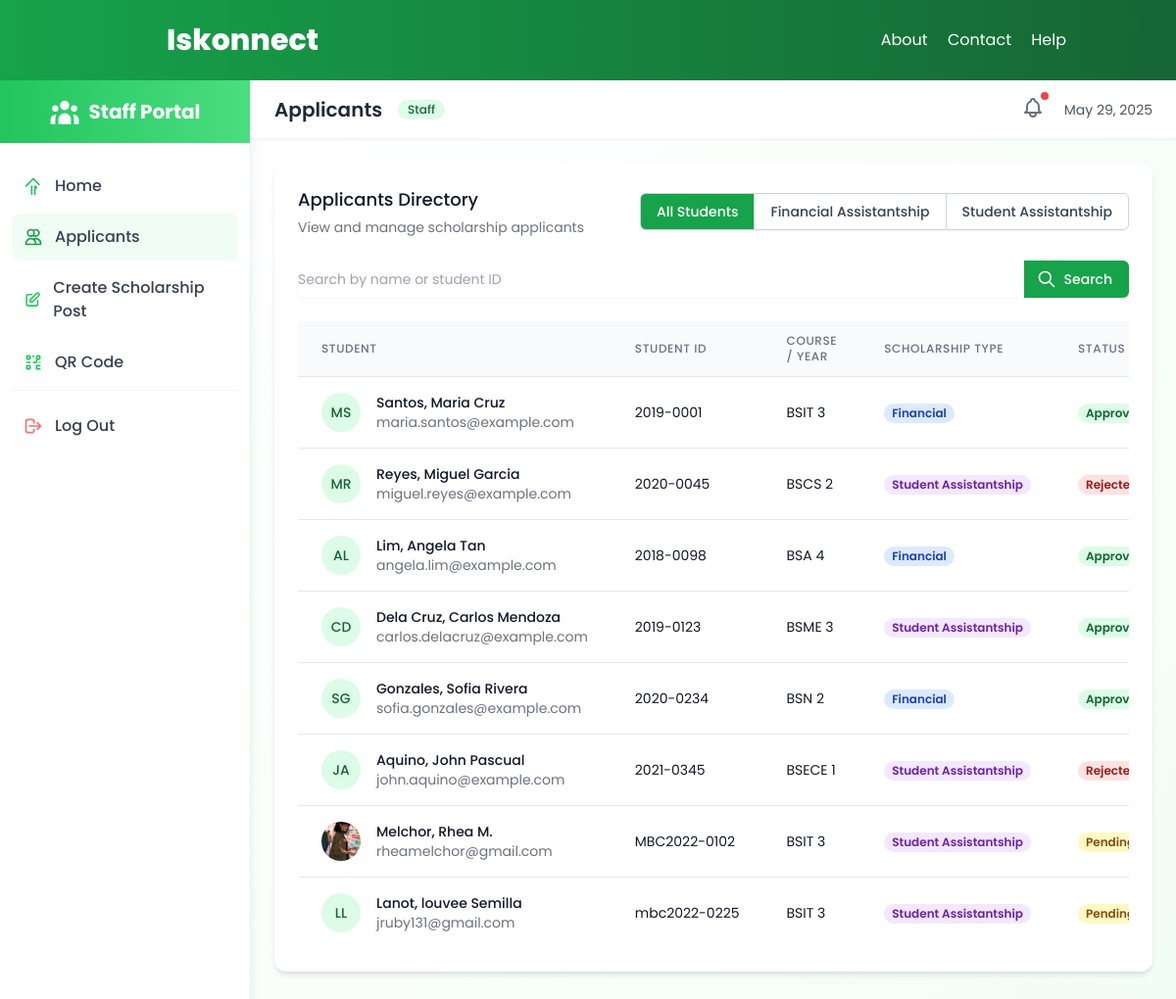
The page /staff/students.php (signed in) on the database its author committed.
### tables this page shows
CREATE TABLE `students` (
  `id` int(11) NOT NULL,
  `scholarship_type` varchar(50) DEFAULT NULL,
  `last_name` varchar(100) DEFAULT NULL,
  `first_name` varchar(100) DEFAULT NULL,
  `middle_name` varchar(100) DEFAULT NULL,
  `course_yr` varchar(50) DEFAULT NULL,
  `civil_status` varchar(50) DEFAULT NULL,
  `photo` varchar(255) DEFAULT NULL,
  `gender` varchar(10) DEFAULT NULL,
  `date_of_birth` date DEFAULT NULL,
  `place_of_birth` varchar(100) DEFAULT NULL,
  `student_id` varchar(50) DEFAULT NULL,
  `address` varchar(255) DEFAULT NULL,
  `residence_type` varchar(50) DEFAULT NULL,
  `guardian_name` varchar(100) DEFAULT NULL,
  `telephone` varchar(50) DEFAULT NULL,
  `religion` varchar(50) DEFAULT NULL,
  `existing_scholarship` varchar(100) DEFAULT NULL,
  `mobile` varchar(50) DEFAULT NULL,
  `email` varchar(100) DEFAULT NULL,
  `is_pwd` varchar(5) DEFAULT NULL,
  `disability_type` varchar(100) DEFAULT NULL,
  `parent_status` varchar(50) DEFAULT NULL,
  `father_name` varchar(100) DEFAULT NULL,
  `father_age` int(3) DEFAULT NULL,
  `father_address` varchar(255) DEFAULT NULL,
  `father_tel` varchar(50) DEFAULT NULL,
  `father_mobile` varchar(50) DEFAULT NULL,
  `father_email` varchar(100) DEFAULT NULL,
  `father_occupation` varchar(100) DEFAULT NULL,
  `father_company` varchar(100) DEFAULT NULL,
  `father_income` decimal(10,2) DEFAULT NULL,
  `father_years_service` int(3) DEFAULT NULL,
  `father_education` varchar(100) DEFAULT NULL,
  `father_school` varchar(100) DEFAULT NULL,
  `father_unemployment_reason` text DEFAULT NULL,
  `mother_name` varchar(100) DEFAULT NULL,
  `mother_age` int(3) DEFAULT NULL,
  `mother_address` varchar(255) DEFAULT NULL,
  `mother_tel` varchar(50) DEFAULT NULL,
  `mother_mobile` varchar(50) DEFAULT NULL,
  `mother_email` varchar(100) DEFAULT NULL,
  `mother_occupation` varchar(100) DEFAULT NULL,
  `mother_company` varchar(100) DEFAULT NULL,
  `mother_income` decimal(10,2) DEFAULT NULL,
  `mother_years_service` int(3) DEFAULT NULL,
  `mother_education` varchar(100) DEFAULT NULL,
  `mother_school` varchar(100) DEFAULT NULL,
  `mother_unemployment_reason` text DEFAULT NULL,
  `working_siblings` int(3) DEFAULT NULL,
  `studying_siblings` int(3) DEFAULT NULL,
  `total_siblings` int(3) DEFAULT NULL,
  `house_rental` decimal(10,2) DEFAULT NULL,
  `food_grocery` decimal(10,2) DEFAULT NULL,
  `car_loan` decimal(10,2) DEFAULT NULL,
  `other_loan` decimal(10,2) DEFAULT NULL,
  `school_bus` decimal(10,2) DEFAULT NULL,
  `transportation` decimal(10,2) DEFAULT NULL,
  `education_plan` decimal(10,2) DEFAULT NULL,
  `insurance_policy` decimal(10,2) DEFAULT NULL,
  `health_insurance` decimal(10,2) DEFAULT NULL,
  `govt_loans` decimal(10,2) DEFAULT NULL,
  `clothing` decimal(10,2) DEFAULT NULL,
  `utilities` decimal(10,2) DEFAULT NULL,
  `communication` decimal(10,2) DEFAULT NULL,
  `helper_count` int(3) DEFAULT NULL,
  `helper_expense` decimal(10,2) DEFAULT NULL,
  `driver_count` int(3) DEFAULT NULL,
  `driver_expense` decimal(10,2) DEFAULT NULL,
  `medicines` decimal(10,2) DEFAULT NULL,
  `doctors_fee` decimal(10,2) DEFAULT NULL,
  `hospitalization` decimal(10,2) DEFAULT NULL,
  `recreation` decimal(10,2) DEFAULT NULL,
  `other_monthly_expenses` decimal(10,2) DEFAULT NULL,
  `total_monthly_expenses` decimal(10,2) DEFAULT NULL,
  `annual_monthly_expenses` decimal(10,2) DEFAULT NULL,
  `tuition` decimal(10,2) DEFAULT NULL,
  `withholding_tax` decimal(10,2) DEFAULT NULL,
  `govt_contributions` decimal(10,2) DEFAULT NULL,
  `other_annual_expenses` decimal(10,2) DEFAULT NULL,
  `annual_expenses_subtotal` decimal(10,2) DEFAULT NULL,
  `total_annual_expenses` decimal(10,2) DEFAULT NULL,
  `parents_annual_pay` decimal(10,2) DEFAULT NULL,
  `siblings_annual_pay` decimal(10,2) DEFAULT NULL,
  `business_income` decimal(10,2) DEFAULT NULL,
  `land_rental_income` decimal(10,2) DEFAULT NULL,
  `property_rental_income` decimal(10,2) DEFAULT NULL,
  `pension_income` decimal(10,2) DEFAULT NULL,
  `commission_income` decimal(10,2) DEFAULT NULL,
  `relative_support` decimal(10,2) DEFAULT NULL,
  `bank_deposits` decimal(10,2) DEFAULT NULL,
  `other_income` decimal(10,2) DEFAULT NULL,
  `total_annual_income` decimal(10,2) DEFAULT NULL,
  `secondary_school` varchar(100) DEFAULT NULL,
  `school_location` varchar(100) DEFAULT NULL,
  `year_graduated` varchar(20) DEFAULT NULL,
  `general_average` varchar(20) DEFAULT NULL,
  `honors_awards` text DEFAULT NULL,
  `reference1_name` varchar(100) DEFAULT NULL,
  `reference1_relationship` varchar(50) DEFAULT NULL,
  `reference1_contact` varchar(50) DEFAULT NULL,
  `reference2_name` varchar(100) DEFAULT NULL,
  `reference2_relationship` varchar(50) DEFAULT NULL,
  `reference2_contact` varchar(50) DEFAULT NULL,
  `req_photo` tinyint(1) DEFAULT 0,
  `req_itr` tinyint(1) DEFAULT 0,
  `req_ofw` tinyint(1) DEFAULT 0,
  `req_grades` tinyint(1) DEFAULT 0,
  `req_moral` tinyint(1) DEFAULT 0,
  `req_letter` tinyint(1) DEFAULT 0,
  `req_schedule` tinyint(1) DEFAULT 0,
  `office_received` varchar(100) DEFAULT NULL,
  `office_screened` varchar(100) DEFAULT NULL,
  `office_remarks` text DEFAULT NULL,
  `status` varchar(20) DEFAULT 'Pending',
  `created_at` timestamp NOT NULL DEFAULT current_timestamp(),
  `updated_at` timestamp NOT NULL DEFAULT current_timestamp() ON UPDATE current_timestamp(),
  `batch_number` varchar(50) DEFAULT NULL,
  `batch_date` date DEFAULT NULL,
  `processed_by` varchar(100) DEFAULT NULL
);

### staff/students.php (the view, shortened to what the rows shown need)
<?php
include '../components/conn.php';
$query = "SELECT * FROM students";
$result = mysqli_query($conn, $query);
?>
<?php include '../components/header.php'; ?>
<div class="flex h-screen bg-white overflow-hidden">
    <div class="w-64 bg-white border-r border-green-100 flex flex-col shadow-lg z-10 relative">
        <div class="p-4 mb-2 bg-gradient-to-r from-green-500 to-green-400 text-white">
            <div class="flex items-center justify-center">
                <h1 class="text-xl font-bold">Staff Portal</h1>
            </div>
        </div>
    </div>
    <div class="flex-1 overflow-y-auto bg-gradient-to-br from-white to-green-50 relative">
        <div class="bg-white shadow-sm border-b border-gray-100 px-6 py-3 flex items-center justify-between sticky top-0 z-10">
            <div class="flex items-center">
                <h2 class="text-xl font-semibold text-gray-800">Applicants</h2>
            </div>
        </div>
        <div class="p-6 animate__animated animate__fadeIn">
            <div class="bg-white rounded-xl shadow-md overflow-hidden">
                <div class="p-6">
                    <?php if (isset($error)): ?>
                        <div class="bg-red-50 border-l-4 border-red-400 p-4 mb-6">
                            <div class="flex">
                                <div class="flex-shrink-0">
                                    <svg class="h-5 w-5 text-red-400" fill="none" stroke="currentColor" viewBox="0 0 24 24" xmlns="http://www.w3.org/2000/svg">
                                        <path stroke-linecap="round" stroke-linejoin="round" stroke-width="2" d="M12 8v4m0 4h.01M21 12a9 9 0 11-18 0 9 9 0 0118 0z"></path>
                                    </svg>
                                </div>
                                <div class="ml-3">
                                    <p class="text-sm text-red-700">
                                        Error: <?php echo $error; ?>
                                    </p>
                                </div>
                            </div>
                        </div>
                    <?php else: ?>
                        <div class="overflow-x-auto">
                            <table class="min-w-full divide-y divide-gray-200">
                                <thead class="bg-gray-50">
                                    <tr>
                                        <th scope="col" class="px-6 py-3 text-left text-xs font-medium text-gray-500 uppercase tracking-wider">Student</th>
                                        <th scope="col" class="px-6 py-3 text-left text-xs font-medium text-gray-500 uppercase tracking-wider">Student ID</th>
                                        <th scope="col" class="px-6 py-3 text-left text-xs font-medium text-gray-500 uppercase tracking-wider">Course / Year</th>
                                        <th scope="col" class="px-6 py-3 text-left text-xs font-medium text-gray-500 uppercase tracking-wider">Scholarship Type</th>
                                        <th scope="col" class="px-6 py-3 text-left text-xs font-medium text-gray-500 uppercase tracking-wider">Status</th>
                                    </tr>
                                </thead>
                                <tbody class="bg-white divide-y divide-gray-200">
                                    <?php while ($row = mysqli_fetch_assoc($result)): ?>
                                        <tr class="hover:bg-gray-50">
                                            <td class="px-6 py-4 whitespace-nowrap">
                                                <div class="flex items-center">
                                                    <div class="flex-shrink-0 h-10 w-10">
                                                        <?php if (!empty($row['photo'])): ?>
                                                            <img class="h-10 w-10 rounded-full object-cover" src="<?php echo htmlspecialchars('../uploads/' . $row['photo']); ?>" alt="">
                                                        <?php else: ?>
                                                            <div class="h-10 w-10 rounded-full bg-green-100 flex items-center justify-center">
                                                                <span class="text-green-800 font-medium text-sm">
                                                                    <?php echo strtoupper(substr($row['first_name'], 0, 1) . substr($row['last_name'], 0, 1)); ?>
                                                                </span>
                                                            </div>
                                                        <?php endif; ?>
                                                    </div>
                                                    <div class="ml-4">
                                                        <div class="text-sm font-medium text-gray-900">
                                                            <?php echo htmlspecialchars($row['last_name'] . ', ' . $row['first_name'] . ' ' . $row['middle_name']); ?>
                                                        </div>
                                                        <div class="text-sm text-gray-500">
                                                            <?php echo htmlspecialchars($row['email']); ?>
                                                        </div>
                                                    </div>
                                                </div>
                                            </td>
                                            <td class="px-6 py-4 whitespace-nowrap">
                                                <div class="text-sm text-gray-900"><?php echo htmlspecialchars($row['student_id']); ?></div>
                                            </td>
                                            <td class="px-6 py-4 whitespace-nowrap">
                                                <div class="text-sm text-gray-900"><?php echo htmlspecialchars($row['course_yr']); ?></div>
                                            </td>
                                            <td class="px-6 py-4 whitespace-nowrap">
                                                <?php if ($row['scholarship_type'] == 'Financial Assistantship'): ?>
                                                    <span class="px-2 inline-flex text-xs leading-5 font-semibold rounded-full bg-blue-100 text-blue-800">
                                                        Financial
                                                    </span>
                                                <?php else: ?>
                                                    <span class="px-2 inline-flex text-xs leading-5 font-semibold rounded-full bg-purple-100 text-purple-800">
                                                        Student Assistantship
                                                    </span>
                                                <?php endif; ?>
                                            </td>
                                            <td class="px-6 py-4 whitespace-nowrap">
                                                <?php
                                                switch ($row['status']) {
                                                    case 'Approved':
                                                        echo '<span class="px-2 inline-flex text-xs leading-5 font-semibold rounded-full bg-green-100 text-green-800">Approved</span>';
                                                        break;
                                                    case 'Rejected':
                                                        echo '<span class="px-2 inline-flex text-xs leading-5 font-semibold rounded-full bg-red-100 text-red-800">Rejected</span>';
                                                        break;
                                                    case 'Pending':
                                                    default:
                                                        echo '<span class="px-2 inline-flex text-xs leading-5 font-semibold rounded-full bg-yellow-100 text-yellow-800">Pending</span>';
                                                }
                                                ?>
                                            </td>
                                        </tr>
                                    <?php endwhile; ?>
                                </tbody>
                            </table>
                        </div>
                    <?php endif; ?>
                </div>
            </div>
        </div>
    </div>
</div>
<?php include '../components/footer.php'; ?>

### rows shown on the page
students: first_name+last_name "MS", last_name+first_name+middle_name "Santos, Maria Cruz", email "maria.santos@example.com", student "2019-0001", course_yr "BSIT 3", shows "Financial", status "Approved"
students: first_name+last_name "MR", last_name+first_name+middle_name "Reyes, Miguel Garcia", email "miguel.reyes@example.com", student "2020-0045", course_yr "BSCS 2", shows "Student Assistantship", status "Rejected"
students: first_name+last_name "AL", last_name+first_name+middle_name "Lim, Angela Tan", email "angela.lim@example.com", student "2018-0098", course_yr "BSA 4", shows "Financial", status "Approved"
students: first_name+last_name "CD", last_name+first_name+middle_name "Dela Cruz, Carlos Mendoza", email "carlos.delacruz@example.com", student "2019-0123", course_yr "BSME 3", shows "Student Assistantship", status "Approved"
students: first_name+last_name "SG", last_name+first_name+middle_name "Gonzales, Sofia Rivera", email "sofia.gonzales@example.com", student "2020-0234", course_yr "BSN 2", shows "Financial", status "Approved"
students: first_name+last_name "JA", last_name+first_name+middle_name "Aquino, John Pascual", email "john.aquino@example.com", student "2021-0345", course_yr "BSECE 1", shows "Student Assistantship", status "Rejected"
students: photo (picture), last_name+first_name+middle_name "Melchor, Rhea M.", email "rheamelchor@gmail.com", student "MBC2022-0102", course_yr "BSIT 3", shows "Student Assistantship", status "Pending"
students: first_name+last_name "LL", last_name+first_name+middle_name "Lanot, louvee Semilla", email "jruby131@gmail.com", student "mbc2022-0225", course_yr "BSIT 3", shows "Student Assistantship", status "Pending"
